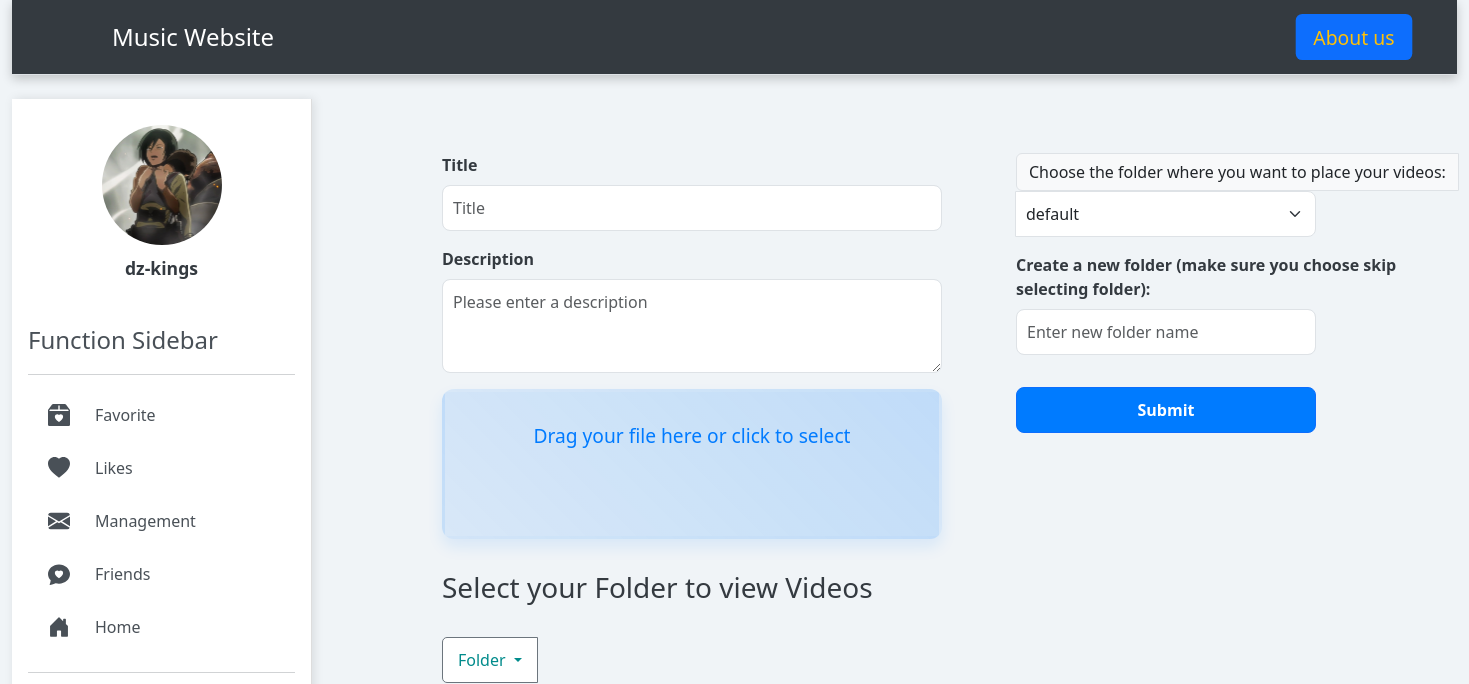
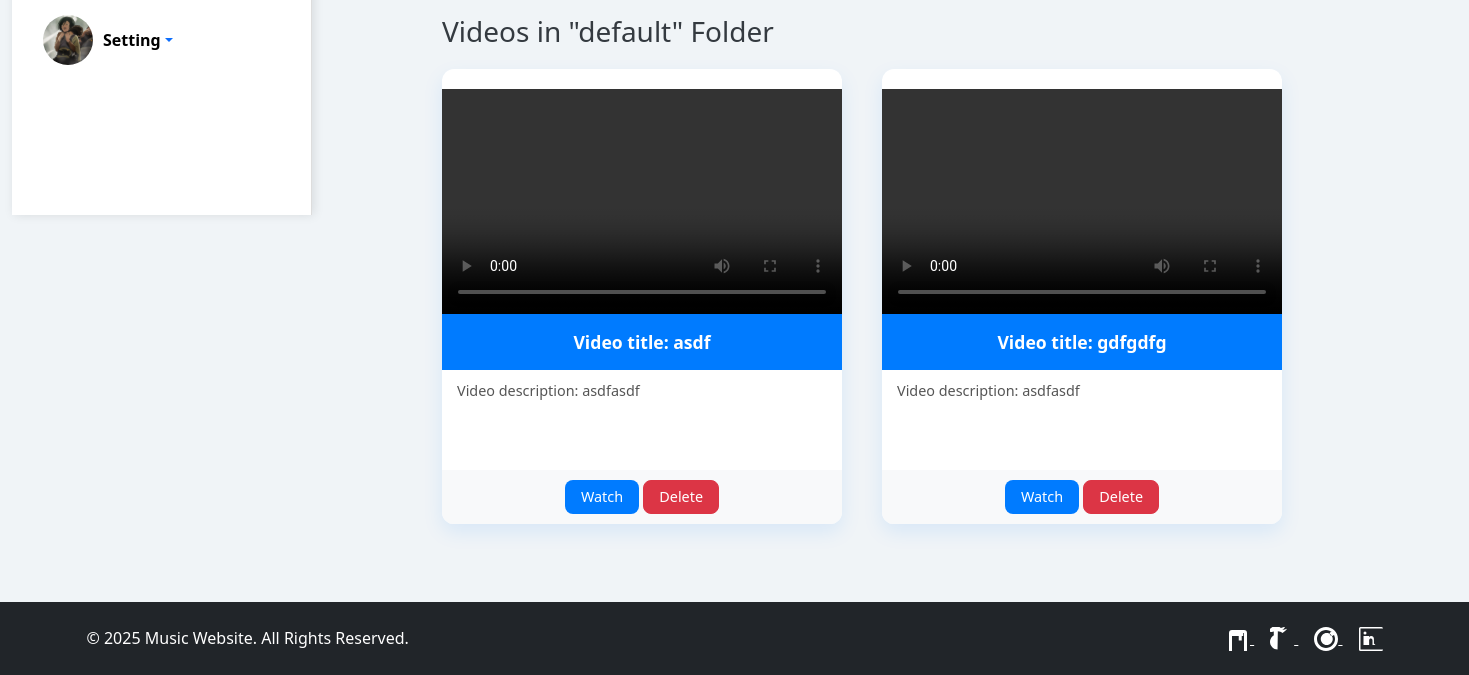
/user/management (signed in), run on an earlier commit of the app's database (2 pictures, top to bottom).
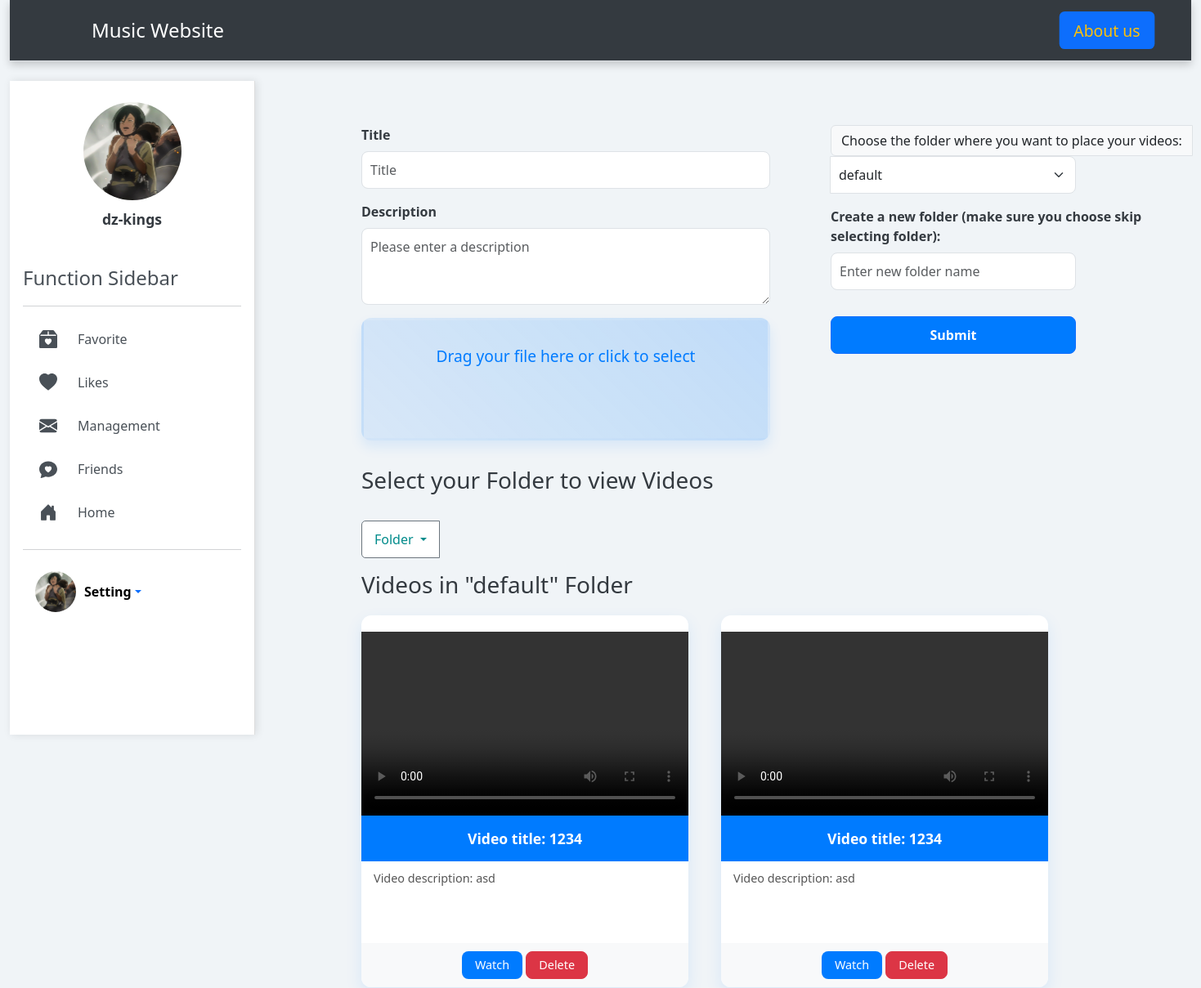
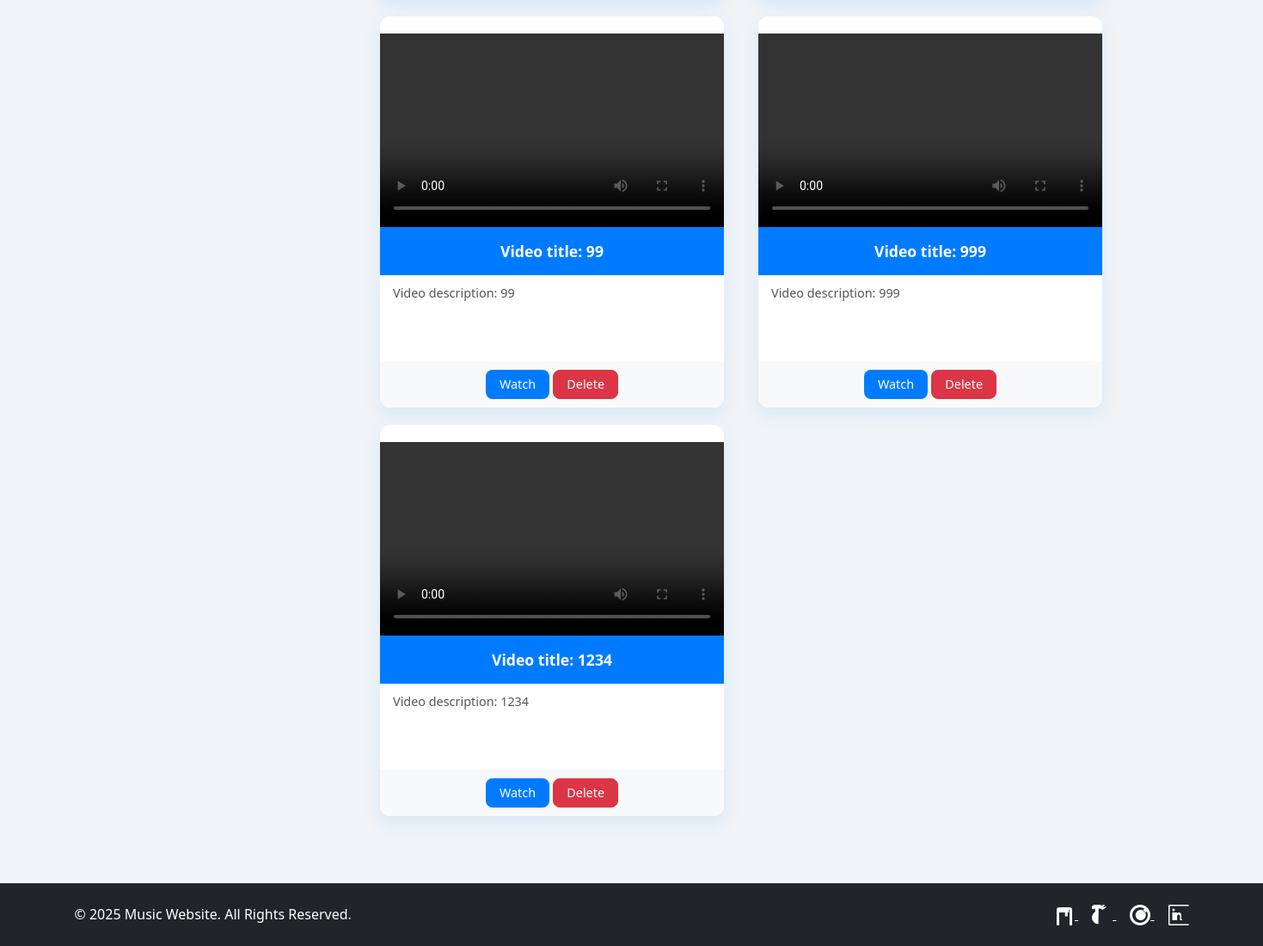
And on a later commit of the database (2 pictures, top to bottom).
### user/models.py (models this page shows)
class management(models.Model):
    user=models.ForeignKey(User,related_name="management_set",on_delete=models.CASCADE)
    title=models.CharField(max_length=200)
    description=models.CharField(max_length=20000)
    upload_time=models.DateTimeField(auto_now_add=True)
    video=models.FileField(upload_to="videos/")

### user/views.py (the view, shortened to what this page needs)
# urls.py: path("management", views.user_management, name="management"),
@login_required
def user_management(request):
    user=request.user
    avatar = user.avatars.avatar
    forlder_id1=request.POST.get('folder_id')
    if forlder_id1:
        selected_forlder=management_folders.objects.filter(user=request.user,id=forlder_id1).first()
        videos=selected_forlder.videos.all()
    else:
        selected_forlder=management_folders.objects.filter(user=request.user).first()
        if not selected_forlder:
            management_folders.objects.create(user=request.user,title='default')
            selected_forlder=management_folders.objects.filter(user=request.user).first()
        videos=selected_forlder.videos.all()
    folders=management_folders.objects.filter(user=request.user)
    return render(request,'management.html',context={'videos':videos,'folders':folders,'selected_folder':selected_forlder,'user':user,'avatar':avatar})

### templates/management.html (shortened to what this page needs)
{% extends 'mainpage_template.html' %}
{% block body1 %}
<div style="max-width: 500px">
    <form method="POST" enctype="multipart/form-data">
        <div class="d-flex">
            <div class="flex-fill me-4" style="max-width: 600px;min-width: 500px">
                <div class="mb-3">
                    <label for="exampleFormControlInput1" class="form-label">Title</label>
                    <input type="text" class="form-control" id="exampleFormControlInput1" placeholder="Title" name="title" required>
                </div>
                <div class="mb-3">
                    <label for="exampleFormControlTextarea1" class="form-label">Description</label>
                    <textarea class="form-control" id="exampleFormControlTextarea1" rows="3" name="description" placeholder="Please enter a description" required></textarea>
                </div>
                <div class="mb-3">
                    <label for="video" class="drop-container" id="video-drop-container">
                        <span class="drop-title">Drag your file here or click to select</span>
                    </label>
                </div>
            </div>
            <div class="flex-fill" style="max-width: 300px; margin-left: 50px">
                <div class="input-group mb-3">
                    <label class="input-group-text" for="inputGroupSelect01">Choose the folder where you want to place your videos:</label>
                    <select class="form-select" id="inputGroupSelect01" name="folder_id">
                        {% for folder in folders %}
                            <option value="{{ folder.id }}" {% if selected_folder and selected_folder.id == folder.id %}selected{% endif %}>{{ folder.title }}</option>
                        {% endfor %}
                    </select>
                </div>
                <div id="new-folder-container" class="mb-3">
                    <label for="new_folder_title" class="form-label" style="width:400px">Create a new folder (make sure you choose skip selecting folder):</label>
                    <input type="text" class="form-control" id="new_folder_title" name="new_folder_title" placeholder="Enter new folder name">
                </div>
                <button type="submit" class="btn btn-primary mt-3 w-100">Submit</button>
            </div>
        </div>
    </form>
</div>
<h3>Select your Folder to view Videos</h3>
<form method="POST" name="folderForm">
    <div class="input-group mb-3">
        <button class="btn btn-outline-secondary dropdown-toggle btn-dropdown-custom" type="button" data-bs-toggle="dropdown" aria-expanded="false" style="color:darkcyan">
            Folder
        </button>
    </div>
</form>
<h3>Videos in "{{ selected_folder.title }}" Folder</h3>
<div class="video-container">
    {% for video in videos %}
        <div class="video-item">
            <div class="video-container">
            {% if '.mp3' in video.video.url or '.wav' in video.video.url %}
                    <img src="/media/avatars/default_cover_image.jpg" width="100%" height="225" alt="Audio Cover Image">
                    <audio controls>
                        <source src="{{ video.video.url }}" type="audio/mpeg">
                        Your browser does not support the audio element.
                    </audio>
                {% else %}
                <video width="100%" height="225" controls>
                        <source src="{{ video.video.url }}" type="video/mp4">
                    </video>
                {% endif %}
            </div>
            <div class="video-title">Video title: {{ video.title }}</div>
            <div class="video-desc">Video description: {{ video.description }}</div>
            <div class="video-actions">
            <form method="POST" action="{% url 'user:view_specific_video' video.id %}" style="display:inline;">
    <button type="submit" class="btn btn-watch">Watch</button>
</form>
             <form method="POST" action="{% url 'user:delete_video' video.id %}" style="display:inline;">
        <button type="submit" class="btn btn-danger">Delete</button>
    </form>
            </div>
        </div>
    {% endfor %}
</div>
{% endblock %}

What changed in the data, as far as the page shows it:
removed management: title "asdf", description "asdfasdf"
removed management: title "gdfgdfg", description "asdfasdf"
added management: title "1234", description "asd"
added management: title "1234", description "asd"
added management: title "99", description "99"
added management: title "999", description "999"
added management: title "1234", description "1234"
